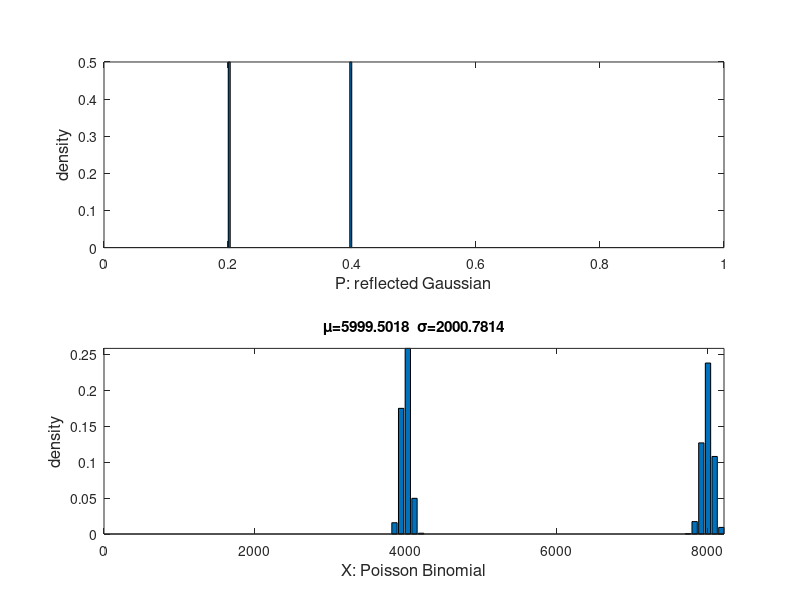

Reproduce this figure in MATLAB.
% poisson_binomial

clear
close all
clc

N = 1e4;
M = 2e4;
nbin = 50;

mu = 0.7;
sigma = 0.1;
%p = mu+sigma*randn(N,1); % reflected Gaussian distribution 
%p = rand(N,1);
p(1:N/2) = 0.2*ones(N/2,1);
p(N/2+1:N) = 0.4*ones(N/2,1);

p(find(p<0))=0;
p(find(p>1))=1;

x = sum((rand(N,M) < p(:)),2); 
[xhist,xbin] = hist(x,nbin);
[phist,pbin] = hist(p,nbin);

subplot(2,1,1)
bar(pbin,phist/sum(phist))
xlabel('P: reflected Gaussian','FontSize',12);
ylabel('density','FontSize',12);
axis([0 1 0 Inf ])


subplot(2,1,2)
bar(xbin,xhist/sum(xhist))
title(['\mu=' num2str(mean(x)) '  \sigma=' num2str(std(x))])
xlabel('X: Poisson Binomial','FontSize',12);
ylabel('density','FontSize',12);
axis([0 Inf 0 Inf ])
    
return

